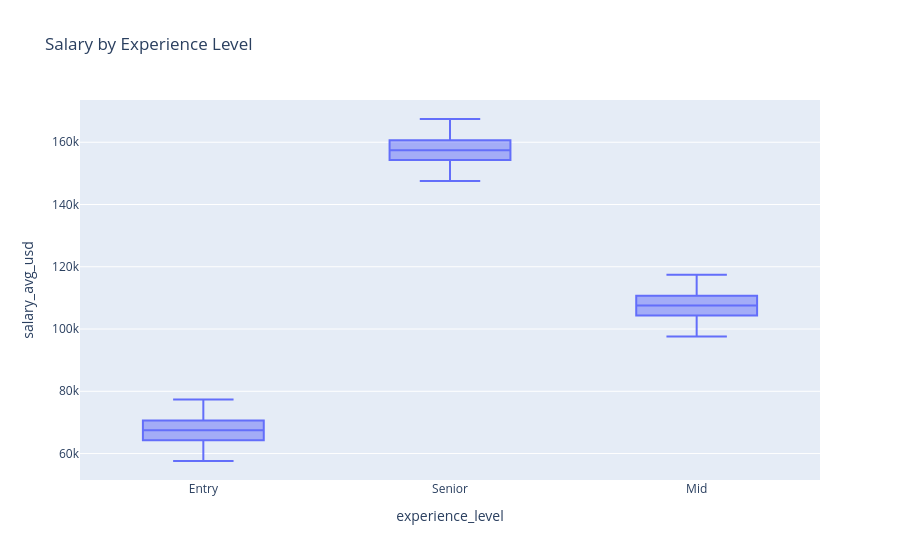

This figure's notebook cell:
### Code cell
fig = px.box(
    jobs,
    x="experience_level",
    y="salary_avg_usd",
    title="Salary by Experience Level"
)
fig.show()

### Figure 1 — Plotly figure (JSON) as saved in the notebook; plotly's stock layout.template omitted (floating-point values rounded to 4 significant figures; data arrays with more than 128 entries replaced by an {"elided": "..."} marker saying what was removed)
{"data": [{"alignmentgroup": "True", "hovertemplate": "experience_level=%{x}<br>salary_avg_usd=%{y}<extra></extra>", "legendgroup": "", "marker": {"color": "#636efa"}, "name": "", "notched": false, "offsetgroup": "", "orientation": "v", "showlegend": false, "type": "box", "x": {"elided": "50000 str values"}, "x0": " ", "xaxis": "x", "y": {"elided": "50000 float values"}, "y0": " ", "yaxis": "y"}], "layout": {"autosize": true, "boxmode": "group", "legend": {"tracegroupgap": 0}, "title": {"text": "Salary by Experience Level"}, "xaxis": {"anchor": "y", "autorange": true, "domain": [0, 1], "range": [-0.5, 2.5], "title": {"text": "experience_level"}, "type": "category"}, "yaxis": {"anchor": "x", "autorange": true, "domain": [0, 1], "range": [51500.0, 173600.0], "title": {"text": "salary_avg_usd"}, "type": "linear"}}}
